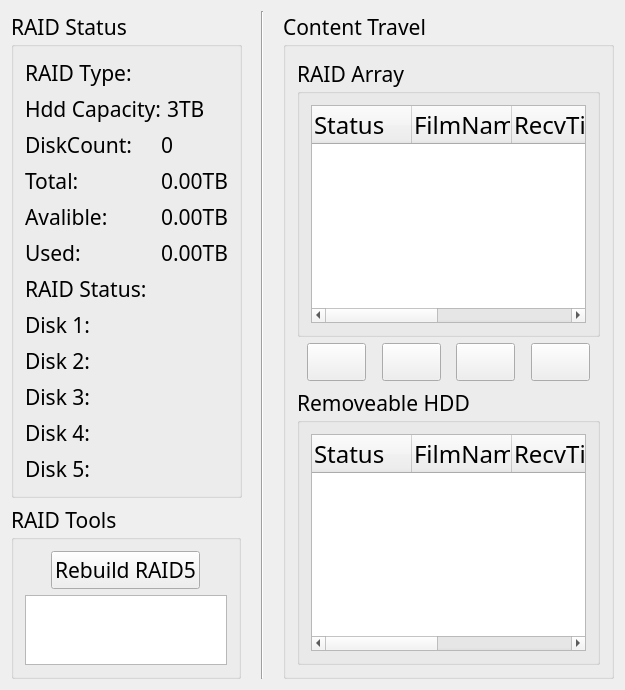
<ui version="4.0" >
 <class>RaidClass</class>
 <widget class="QWidget" name="RaidClass" >
  <property name="geometry" >
   <rect>
    <x>0</x>
    <y>0</y>
    <width>625</width>
    <height>652</height>
   </rect>
  </property>
  <property name="windowTitle" >
   <string>Raid</string>
  </property>
  <layout class="QHBoxLayout" name="horizontalLayout_12" >
   <item>
    <layout class="QVBoxLayout" name="verticalLayout_2" >
     <item>
      <widget class="QGroupBox" name="groupBox" >
       <property name="maximumSize" >
        <size>
         <width>420</width>
         <height>16777215</height>
        </size>
       </property>
       <property name="font" >
        <font>
         <family>Book Antiqua</family>
         <pointsize>16</pointsize>
         <weight>50</weight>
         <italic>false</italic>
         <bold>false</bold>
         <underline>false</underline>
         <strikeout>false</strikeout>
        </font>
       </property>
       <property name="title" >
        <string>RAID Status</string>
       </property>
       <layout class="QHBoxLayout" name="horizontalLayout_5" >
        <item>
         <layout class="QVBoxLayout" name="verticalLayout" >
          <item>
           <layout class="QHBoxLayout" name="horizontalLayout_4" >
            <item>
             <widget class="QLabel" name="label_7" >
              <property name="minimumSize" >
               <size>
                <width>130</width>
                <height>0</height>
               </size>
              </property>
              <property name="text" >
               <string>RAID Type:</string>
              </property>
             </widget>
            </item>
            <item>
             <widget class="QLabel" name="label_6" />
            </item>
           </layout>
          </item>
          <item>
           <layout class="QHBoxLayout" name="horizontalLayout_3" >
            <item>
             <widget class="QLabel" name="label_5" >
              <property name="minimumSize" >
               <size>
                <width>130</width>
                <height>0</height>
               </size>
              </property>
              <property name="text" >
               <string>Hdd Capacity:</string>
              </property>
             </widget>
            </item>
            <item>
             <widget class="QLabel" name="label_4" >
              <property name="text" >
               <string>3TB</string>
              </property>
             </widget>
            </item>
           </layout>
          </item>
          <item>
           <layout class="QHBoxLayout" name="horizontalLayout_2" >
            <item>
             <widget class="QLabel" name="label_3" >
              <property name="minimumSize" >
               <size>
                <width>130</width>
                <height>0</height>
               </size>
              </property>
              <property name="text" >
               <string>DiskCount:</string>
              </property>
             </widget>
            </item>
            <item>
             <widget class="QLabel" name="label_2" >
              <property name="text" >
               <string>0</string>
              </property>
             </widget>
            </item>
           </layout>
          </item>
          <item>
           <layout class="QHBoxLayout" name="horizontalLayout_15" >
            <item>
             <widget class="QLabel" name="label_21" >
              <property name="minimumSize" >
               <size>
                <width>130</width>
                <height>0</height>
               </size>
              </property>
              <property name="text" >
               <string>Total:</string>
              </property>
             </widget>
            </item>
            <item>
             <widget class="QLabel" name="label_20" >
              <property name="text" >
               <string>0.00TB</string>
              </property>
             </widget>
            </item>
           </layout>
          </item>
          <item>
           <layout class="QHBoxLayout" name="horizontalLayout_16" >
            <item>
             <widget class="QLabel" name="label_23" >
              <property name="minimumSize" >
               <size>
                <width>130</width>
                <height>0</height>
               </size>
              </property>
              <property name="text" >
               <string>Avalible:</string>
              </property>
             </widget>
            </item>
            <item>
             <widget class="QLabel" name="label_22" >
              <property name="text" >
               <string>0.00TB</string>
              </property>
             </widget>
            </item>
           </layout>
          </item>
          <item>
           <layout class="QHBoxLayout" name="horizontalLayout_17" >
            <item>
             <widget class="QLabel" name="label_25" >
              <property name="minimumSize" >
               <size>
                <width>130</width>
                <height>0</height>
               </size>
              </property>
              <property name="text" >
               <string>Used:</string>
              </property>
             </widget>
            </item>
            <item>
             <widget class="QLabel" name="label_24" >
              <property name="text" >
               <string>0.00TB</string>
              </property>
             </widget>
            </item>
           </layout>
          </item>
          <item>
           <layout class="QHBoxLayout" name="horizontalLayout_6" >
            <item>
             <widget class="QLabel" name="label_9" >
              <property name="minimumSize" >
               <size>
                <width>130</width>
                <height>0</height>
               </size>
              </property>
              <property name="text" >
               <string>RAID Status:</string>
              </property>
             </widget>
            </item>
            <item>
             <widget class="QLabel" name="label_8" />
            </item>
           </layout>
          </item>
          <item>
           <layout class="QHBoxLayout" name="horizontalLayout_7" >
            <item>
             <widget class="QLabel" name="label_11" >
              <property name="minimumSize" >
               <size>
                <width>130</width>
                <height>0</height>
               </size>
              </property>
              <property name="text" >
               <string>Disk 1:</string>
              </property>
             </widget>
            </item>
            <item>
             <widget class="QLabel" name="label_10" />
            </item>
           </layout>
          </item>
          <item>
           <layout class="QHBoxLayout" name="horizontalLayout_8" >
            <item>
             <widget class="QLabel" name="label_13" >
              <property name="minimumSize" >
               <size>
                <width>130</width>
                <height>0</height>
               </size>
              </property>
              <property name="text" >
               <string>Disk 2:</string>
              </property>
             </widget>
            </item>
            <item>
             <widget class="QLabel" name="label_12" />
            </item>
           </layout>
          </item>
          <item>
           <layout class="QHBoxLayout" name="horizontalLayout_9" >
            <item>
             <widget class="QLabel" name="label_14" >
              <property name="minimumSize" >
               <size>
                <width>130</width>
                <height>0</height>
               </size>
              </property>
              <property name="text" >
               <string>Disk 3:</string>
              </property>
             </widget>
            </item>
            <item>
             <widget class="QLabel" name="label_15" />
            </item>
           </layout>
          </item>
          <item>
           <layout class="QHBoxLayout" name="horizontalLayout_10" >
            <item>
             <widget class="QLabel" name="label_17" >
              <property name="minimumSize" >
               <size>
                <width>130</width>
                <height>0</height>
               </size>
              </property>
              <property name="text" >
               <string>Disk 4:</string>
              </property>
             </widget>
            </item>
            <item>
             <widget class="QLabel" name="label_16" />
            </item>
           </layout>
          </item>
          <item>
           <layout class="QHBoxLayout" name="horizontalLayout_11" >
            <item>
             <widget class="QLabel" name="label_19" >
              <property name="minimumSize" >
               <size>
                <width>130</width>
                <height>0</height>
               </size>
              </property>
              <property name="text" >
               <string>Disk 5:</string>
              </property>
             </widget>
            </item>
            <item>
             <widget class="QLabel" name="label_18" />
            </item>
           </layout>
          </item>
         </layout>
        </item>
       </layout>
       <zorder>groupBox_2</zorder>
      </widget>
     </item>
     <item>
      <widget class="QGroupBox" name="groupBox_2" >
       <property name="maximumSize" >
        <size>
         <width>230</width>
         <height>16777215</height>
        </size>
       </property>
       <property name="font" >
        <font>
         <family>Book Antiqua</family>
         <pointsize>16</pointsize>
         <weight>50</weight>
         <italic>false</italic>
         <bold>false</bold>
         <underline>false</underline>
         <strikeout>false</strikeout>
        </font>
       </property>
       <property name="title" >
        <string>RAID Tools</string>
       </property>
       <layout class="QVBoxLayout" name="verticalLayout_3" >
        <item>
         <layout class="QHBoxLayout" name="horizontalLayout_13" >
          <item>
           <spacer name="horizontalSpacer_2" >
            <property name="orientation" >
             <enum>Qt::Horizontal</enum>
            </property>
            <property name="sizeHint" stdset="0" >
             <size>
              <width>40</width>
              <height>20</height>
             </size>
            </property>
           </spacer>
          </item>
          <item>
           <widget class="QPushButton" name="pushButton" >
            <property name="maximumSize" >
             <size>
              <width>300</width>
              <height>16777215</height>
             </size>
            </property>
            <property name="text" >
             <string>Rebuild RAID5</string>
            </property>
           </widget>
          </item>
          <item>
           <spacer name="horizontalSpacer_3" >
            <property name="orientation" >
             <enum>Qt::Horizontal</enum>
            </property>
            <property name="sizeHint" stdset="0" >
             <size>
              <width>40</width>
              <height>20</height>
             </size>
            </property>
           </spacer>
          </item>
         </layout>
        </item>
        <item>
         <widget class="QTextBrowser" name="textBrowser" >
          <property name="maximumSize" >
           <size>
            <width>300</width>
            <height>800</height>
           </size>
          </property>
         </widget>
        </item>
       </layout>
      </widget>
     </item>
     <item>
      <spacer name="verticalSpacer" >
       <property name="orientation" >
        <enum>Qt::Vertical</enum>
       </property>
       <property name="sizeHint" stdset="0" >
        <size>
         <width>20</width>
         <height>40</height>
        </size>
       </property>
      </spacer>
     </item>
    </layout>
   </item>
   <item>
    <widget class="QLabel" name="label_26" >
     <property name="text" >
      <string/>
     </property>
    </widget>
   </item>
   <item>
    <widget class="Line" name="line" >
     <property name="orientation" >
      <enum>Qt::Vertical</enum>
     </property>
    </widget>
   </item>
   <item>
    <widget class="QLabel" name="label" >
     <property name="text" >
      <string/>
     </property>
    </widget>
   </item>
   <item>
    <widget class="QGroupBox" name="groupBox_3" >
     <property name="font" >
      <font>
       <family>Book Antiqua</family>
       <pointsize>16</pointsize>
       <weight>50</weight>
       <italic>false</italic>
       <bold>false</bold>
       <underline>false</underline>
       <strikeout>false</strikeout>
      </font>
     </property>
     <property name="title" >
      <string>Content Travel</string>
     </property>
     <layout class="QVBoxLayout" name="verticalLayout_4" >
      <item>
       <widget class="QGroupBox" name="groupBox_4" >
        <property name="title" >
         <string>RAID Array</string>
        </property>
        <layout class="QVBoxLayout" name="verticalLayout_6" >
         <item>
          <widget class="QTreeWidget" name="treeWidget_HDD_info" >
           <property name="font" >
            <font>
             <family>Book Antiqua</family>
             <pointsize>18</pointsize>
             <weight>50</weight>
             <italic>false</italic>
             <bold>false</bold>
             <underline>false</underline>
             <strikeout>false</strikeout>
            </font>
           </property>
           <property name="rootIsDecorated" >
            <bool>false</bool>
           </property>
           <column>
            <property name="text" >
             <string>Status</string>
            </property>
           </column>
           <column>
            <property name="text" >
             <string>FilmName</string>
            </property>
           </column>
           <column>
            <property name="text" >
             <string>RecvTime</string>
            </property>
           </column>
           <column>
            <property name="text" >
             <string>FilmLength</string>
            </property>
           </column>
           <column>
            <property name="text" >
             <string>RecvSegment</string>
            </property>
           </column>
           <column>
            <property name="text" >
             <string>TotalSegment</string>
            </property>
           </column>
          </widget>
         </item>
        </layout>
       </widget>
      </item>
      <item>
       <layout class="QHBoxLayout" name="horizontalLayout_14" >
        <item>
         <spacer name="horizontalSpacer_4" >
          <property name="orientation" >
           <enum>Qt::Horizontal</enum>
          </property>
          <property name="sizeHint" stdset="0" >
           <size>
            <width>40</width>
            <height>20</height>
           </size>
          </property>
         </spacer>
        </item>
        <item>
         <widget class="QPushButton" name="pushButton_4" >
          <property name="icon" >
           <iconset resource="cinecastui.qrc" >
            <normaloff>:/CineCastUi/Resources/Reflash.png</normaloff>:/CineCastUi/Resources/Reflash.png</iconset>
          </property>
          <property name="iconSize" >
           <size>
            <width>32</width>
            <height>32</height>
           </size>
          </property>
         </widget>
        </item>
        <item>
         <spacer name="horizontalSpacer" >
          <property name="orientation" >
           <enum>Qt::Horizontal</enum>
          </property>
          <property name="sizeHint" stdset="0" >
           <size>
            <width>40</width>
            <height>20</height>
           </size>
          </property>
         </spacer>
        </item>
        <item>
         <widget class="QPushButton" name="pushButton_3" >
          <property name="icon" >
           <iconset resource="cinecastui.qrc" >
            <normaloff>:/CineCastUi/Resources/up.png</normaloff>:/CineCastUi/Resources/up.png</iconset>
          </property>
          <property name="iconSize" >
           <size>
            <width>32</width>
            <height>32</height>
           </size>
          </property>
         </widget>
        </item>
        <item>
         <spacer name="horizontalSpacer_6" >
          <property name="orientation" >
           <enum>Qt::Horizontal</enum>
          </property>
          <property name="sizeHint" stdset="0" >
           <size>
            <width>40</width>
            <height>20</height>
           </size>
          </property>
         </spacer>
        </item>
        <item>
         <widget class="QPushButton" name="pushButton_2" >
          <property name="icon" >
           <iconset resource="cinecastui.qrc" >
            <normaloff>:/CineCastUi/Resources/down.png</normaloff>:/CineCastUi/Resources/down.png</iconset>
          </property>
          <property name="iconSize" >
           <size>
            <width>32</width>
            <height>32</height>
           </size>
          </property>
         </widget>
        </item>
        <item>
         <spacer name="horizontalSpacer_5" >
          <property name="orientation" >
           <enum>Qt::Horizontal</enum>
          </property>
          <property name="sizeHint" stdset="0" >
           <size>
            <width>40</width>
            <height>20</height>
           </size>
          </property>
         </spacer>
        </item>
        <item>
         <widget class="QPushButton" name="pushButton_5" >
          <property name="icon" >
           <iconset resource="cinecastui.qrc" >
            <normaloff>:/CineCastUi/Resources/delete.png</normaloff>:/CineCastUi/Resources/delete.png</iconset>
          </property>
          <property name="iconSize" >
           <size>
            <width>32</width>
            <height>32</height>
           </size>
          </property>
         </widget>
        </item>
        <item>
         <spacer name="horizontalSpacer_7" >
          <property name="orientation" >
           <enum>Qt::Horizontal</enum>
          </property>
          <property name="sizeHint" stdset="0" >
           <size>
            <width>40</width>
            <height>20</height>
           </size>
          </property>
         </spacer>
        </item>
       </layout>
      </item>
      <item>
       <widget class="QGroupBox" name="groupBox_5" >
        <property name="title" >
         <string>Removeable HDD</string>
        </property>
        <layout class="QVBoxLayout" name="verticalLayout_5" >
         <item>
          <widget class="QTreeWidget" name="treeWidget_HDD_info_2" >
           <property name="font" >
            <font>
             <family>Book Antiqua</family>
             <pointsize>18</pointsize>
             <weight>50</weight>
             <italic>false</italic>
             <bold>false</bold>
             <underline>false</underline>
             <strikeout>false</strikeout>
            </font>
           </property>
           <property name="rootIsDecorated" >
            <bool>false</bool>
           </property>
           <column>
            <property name="text" >
             <string>Status</string>
            </property>
           </column>
           <column>
            <property name="text" >
             <string>FilmName</string>
            </property>
           </column>
           <column>
            <property name="text" >
             <string>RecvTime</string>
            </property>
           </column>
           <column>
            <property name="text" >
             <string>FilmLength</string>
            </property>
           </column>
           <column>
            <property name="text" >
             <string>RecvSegment</string>
            </property>
           </column>
           <column>
            <property name="text" >
             <string>TotalSegment</string>
            </property>
           </column>
          </widget>
         </item>
        </layout>
        <zorder>treeWidget_HDD_info_2</zorder>
        <zorder></zorder>
       </widget>
      </item>
     </layout>
    </widget>
   </item>
  </layout>
 </widget>
 <layoutdefault spacing="6" margin="11" />
 <resources>
  <include location="cinecastui.qrc" />
 </resources>
 <connections/>
</ui>
